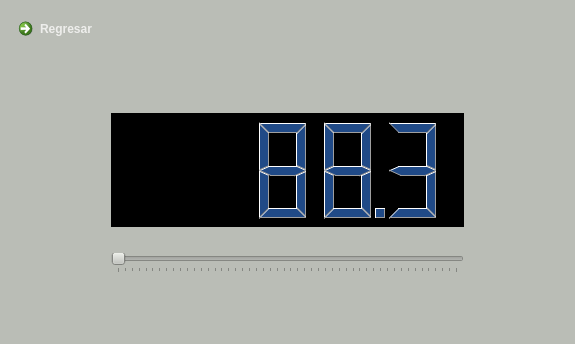
<?xml version="1.0" encoding="UTF-8"?>
<ui version="4.0">
 <class>Radio</class>
 <widget class="QWidget" name="Radio">
  <property name="geometry">
   <rect>
    <x>0</x>
    <y>0</y>
    <width>575</width>
    <height>344</height>
   </rect>
  </property>
  <property name="windowTitle">
   <string>Form</string>
  </property>
  <property name="autoFillBackground">
   <bool>false</bool>
  </property>
  <property name="styleSheet">
   <string notr="true">background-color: rgb(186, 189, 182);
color: rgb(238, 238, 236);</string>
  </property>
  <layout class="QVBoxLayout" name="verticalLayout">
   <item>
    <layout class="QHBoxLayout" name="horizontalLayout">
     <item>
      <widget class="QCommandLinkButton" name="m_pReturnButton">
       <property name="text">
        <string>Regresar</string>
       </property>
      </widget>
     </item>
     <item>
      <spacer name="horizontalSpacer">
       <property name="orientation">
        <enum>Qt::Horizontal</enum>
       </property>
       <property name="sizeHint" stdset="0">
        <size>
         <width>40</width>
         <height>20</height>
        </size>
       </property>
      </spacer>
     </item>
    </layout>
   </item>
   <item>
    <spacer name="verticalSpacer">
     <property name="orientation">
      <enum>Qt::Vertical</enum>
     </property>
     <property name="sizeType">
      <enum>QSizePolicy::Maximum</enum>
     </property>
     <property name="sizeHint" stdset="0">
      <size>
       <width>20</width>
       <height>60</height>
      </size>
     </property>
    </spacer>
   </item>
   <item>
    <layout class="QHBoxLayout" name="horizontalLayout_2">
     <item>
      <spacer name="horizontalSpacer_2">
       <property name="orientation">
        <enum>Qt::Horizontal</enum>
       </property>
       <property name="sizeType">
        <enum>QSizePolicy::Maximum</enum>
       </property>
       <property name="sizeHint" stdset="0">
        <size>
         <width>100</width>
         <height>20</height>
        </size>
       </property>
      </spacer>
     </item>
     <item>
      <widget class="QLCDNumber" name="m_pDisplay">
       <property name="sizePolicy">
        <sizepolicy hsizetype="Expanding" vsizetype="Expanding">
         <horstretch>0</horstretch>
         <verstretch>0</verstretch>
        </sizepolicy>
       </property>
       <property name="styleSheet">
        <string notr="true">background-color: rgb(0, 0, 0);
color: rgb(32, 74, 135);</string>
       </property>
       <property name="lineWidth">
        <number>1</number>
       </property>
       <property name="smallDecimalPoint">
        <bool>true</bool>
       </property>
       <property name="digitCount">
        <number>5</number>
       </property>
       <property name="value" stdset="0">
        <double>88.299999999999997</double>
       </property>
      </widget>
     </item>
     <item>
      <spacer name="horizontalSpacer_3">
       <property name="orientation">
        <enum>Qt::Horizontal</enum>
       </property>
       <property name="sizeType">
        <enum>QSizePolicy::Maximum</enum>
       </property>
       <property name="sizeHint" stdset="0">
        <size>
         <width>100</width>
         <height>20</height>
        </size>
       </property>
      </spacer>
     </item>
    </layout>
   </item>
   <item>
    <spacer name="verticalSpacer_3">
     <property name="orientation">
      <enum>Qt::Vertical</enum>
     </property>
     <property name="sizeType">
      <enum>QSizePolicy::Maximum</enum>
     </property>
     <property name="sizeHint" stdset="0">
      <size>
       <width>20</width>
       <height>20</height>
      </size>
     </property>
    </spacer>
   </item>
   <item>
    <layout class="QHBoxLayout" name="horizontalLayout_3">
     <item>
      <spacer name="horizontalSpacer_4">
       <property name="orientation">
        <enum>Qt::Horizontal</enum>
       </property>
       <property name="sizeType">
        <enum>QSizePolicy::Maximum</enum>
       </property>
       <property name="sizeHint" stdset="0">
        <size>
         <width>100</width>
         <height>20</height>
        </size>
       </property>
      </spacer>
     </item>
     <item>
      <widget class="QSlider" name="m_pStation">
       <property name="minimum">
        <number>883</number>
       </property>
       <property name="maximum">
        <number>1079</number>
       </property>
       <property name="singleStep">
        <number>4</number>
       </property>
       <property name="pageStep">
        <number>4</number>
       </property>
       <property name="value">
        <number>883</number>
       </property>
       <property name="orientation">
        <enum>Qt::Horizontal</enum>
       </property>
       <property name="tickPosition">
        <enum>QSlider::TicksBelow</enum>
       </property>
       <property name="tickInterval">
        <number>4</number>
       </property>
      </widget>
     </item>
     <item>
      <spacer name="horizontalSpacer_5">
       <property name="orientation">
        <enum>Qt::Horizontal</enum>
       </property>
       <property name="sizeType">
        <enum>QSizePolicy::Maximum</enum>
       </property>
       <property name="sizeHint" stdset="0">
        <size>
         <width>100</width>
         <height>20</height>
        </size>
       </property>
      </spacer>
     </item>
    </layout>
   </item>
   <item>
    <spacer name="verticalSpacer_2">
     <property name="orientation">
      <enum>Qt::Vertical</enum>
     </property>
     <property name="sizeType">
      <enum>QSizePolicy::Maximum</enum>
     </property>
     <property name="sizeHint" stdset="0">
      <size>
       <width>20</width>
       <height>60</height>
      </size>
     </property>
    </spacer>
   </item>
  </layout>
 </widget>
 <resources/>
 <connections/>
</ui>
